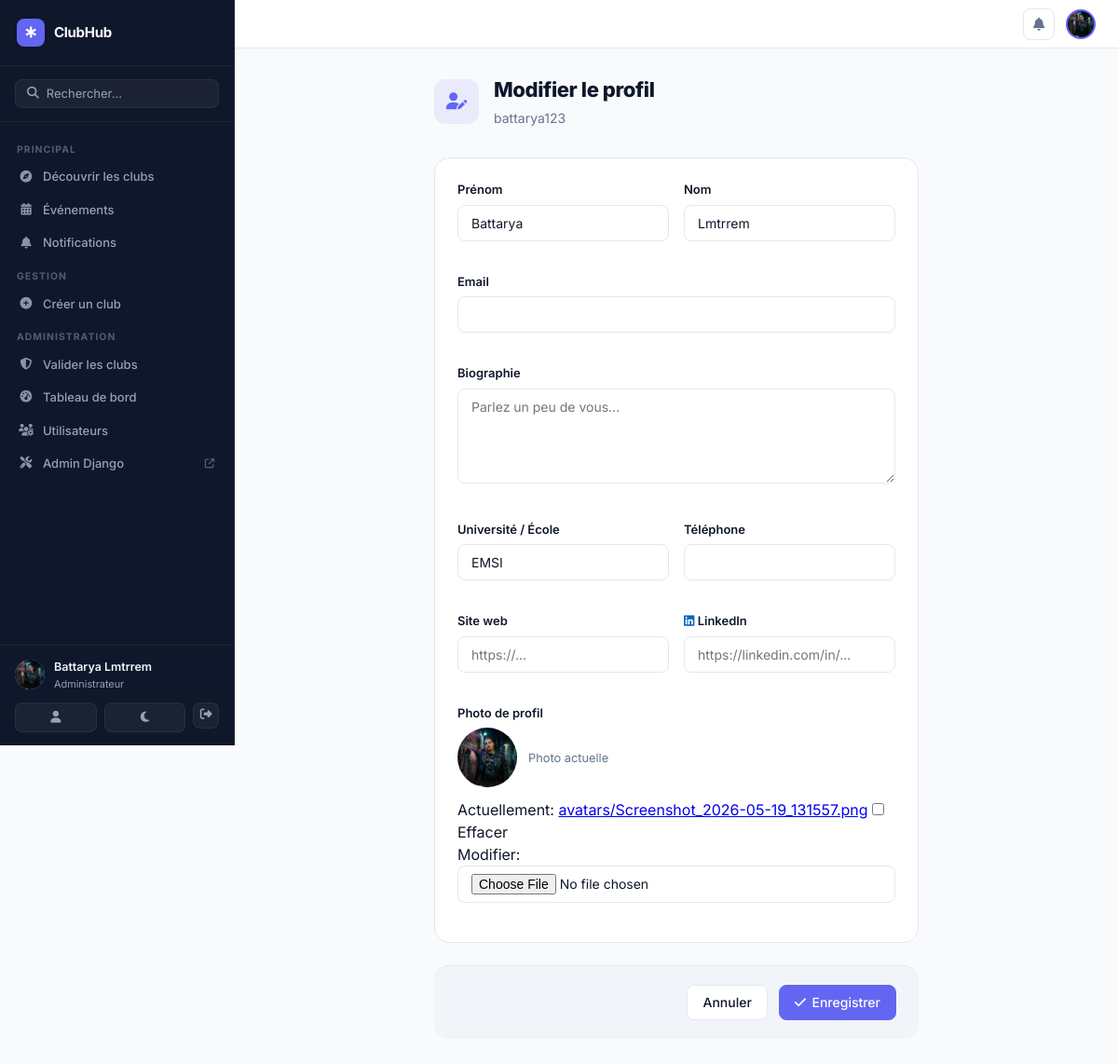
Screenshot of /profile/edit/ (signed in) with the database file from the repository.
### presences/models.py (models this page shows, shortened)
class Utilisateur(AbstractUser):
    ROLE_ADMIN = 'admin'
    ROLE_ENSEIGNANT = 'enseignant'
    ROLE_ETUDIANT = 'etudiant'
    ROLE_CLUB_MANAGER = 'club_manager'
    ROLE_CHOICES = (
        ('admin', 'Administrateur'),
        ('enseignant', 'Enseignant'),
        ('etudiant', 'Étudiant'),
        ('club_manager', 'Responsable de Club'),
    )
    role = models.CharField(max_length=20, choices=ROLE_CHOICES, default='etudiant')
    cne = models.CharField(max_length=20, blank=True, null=True)
    filiere = models.CharField(max_length=50, blank=True, null=True)
    bio = models.TextField(blank=True, default='')
    avatar = models.ImageField(upload_to='avatars/', null=True, blank=True)
    phone = models.CharField(max_length=20, blank=True, default='')
    university = models.CharField(max_length=200, blank=True, default='EMSI')
    website = models.URLField(blank=True, default='')
    linkedin = models.URLField(blank=True, default='')
    @property
    def is_platform_admin(self):
        return self.role == self.ROLE_ADMIN

### presences/views.py (the view)
# urls.py: path('profile/edit/', pres_views.profile_edit, name='profile_edit'),
@login_required
def profile_edit(request):
    if request.method == 'POST':
        form = ProfileEditForm(request.POST, request.FILES, instance=request.user)
        if form.is_valid():
            form.save()
            messages.success(request, 'Profil mis à jour avec succès.')
            return redirect('profile')
    else:
        form = ProfileEditForm(instance=request.user)
    return render(request, 'accounts/edit_profile.html', {'form': form})

### presences/views.py
class ProfileEditForm(django_forms.ModelForm):
    class Meta:
        model = Utilisateur
        fields = ['first_name', 'last_name', 'email', 'bio', 'avatar',
                  'phone', 'university', 'website', 'linkedin']
        widgets = {
            'bio': django_forms.Textarea(attrs={'rows': 3}),
        }
    def __init__(self, *args, **kwargs):
        super().__init__(*args, **kwargs)
        for field in self.fields.values():
            if not isinstance(field.widget, django_forms.FileInput):
                field.widget.attrs.setdefault('class', 'form-control')

### notifications/context_processors.py (called while the page is built)
def notifications_context(request):
    ctx = {'unread_notif_count': 0, 'pending_clubs_count': 0}
    if request.user.is_authenticated:
        ctx['unread_notif_count'] = request.user.notifications.filter(is_read=False).count()
        if getattr(request.user, 'is_platform_admin', False):
            from clubs.models import Club
            ctx['pending_clubs_count'] = Club.objects.filter(status='pending').count()
    return ctx

### templates/accounts/edit_profile.html (shortened to what this page needs)
{% extends 'base.html' %}
{% load widget_tweaks %}
{% block content %}
<div class="form-page form-page--narrow">
  <div class="form-page-header">
    <div class="form-page-icon"><i class="fa-solid fa-user-pen"></i></div>
    <div>
      <h1 class="form-page-title">Modifier le profil</h1>
      <p class="form-page-subtitle">{{ user.username }}</p>
    </div>
  </div>
  <form method="post" enctype="multipart/form-data" class="form-sections">
    <div class="form-section">
      <div class="form-section-body">
        <div class="form-row">
          <div class="form-group">
            <label class="form-label">Prénom</label>
            {% render_field form.first_name class="form-control" %}
          </div>
          <div class="form-group">
            <label class="form-label">Nom</label>
            {% render_field form.last_name class="form-control" %}
          </div>
        </div>
        <div class="form-group">
          <label class="form-label">Email</label>
          {% render_field form.email class="form-control" %}
        </div>
        <div class="form-group">
          <label class="form-label">Biographie</label>
          {% render_field form.bio class="form-control" rows="4" placeholder="Parlez un peu de vous..." %}
        </div>
        <div class="form-row">
          <div class="form-group">
            <label class="form-label">Université / École</label>
            {% render_field form.university class="form-control" %}
          </div>
          <div class="form-group">
            <label class="form-label">Téléphone</label>
            {% render_field form.phone class="form-control" %}
          </div>
        </div>
        <div class="form-row">
          <div class="form-group">
            <label class="form-label">Site web</label>
            {% render_field form.website class="form-control" placeholder="https://..." %}
          </div>
          <div class="form-group">
            <label class="form-label"><i class="fa-brands fa-linkedin" style="color:#0A66C2"></i> LinkedIn</label>
            {% render_field form.linkedin class="form-control" placeholder="https://linkedin.com/in/..." %}
          </div>
        </div>
        <div class="form-group">
          <label class="form-label">Photo de profil</label>
          {% if user.avatar %}
          <div class="current-media">
            <img src="{{ user.avatar.url }}" alt="" style="width:64px;height:64px;border-radius:50%;object-fit:cover">
            <span class="current-media-label">Photo actuelle</span>
          </div>
          {% endif %}
          {% render_field form.avatar class="form-control" %}
        </div>
      </div>
    </div>
    <div class="form-submit">
      <a href="{% url 'profile' %}" class="btn btn-secondary">Annuler</a>
      <button type="submit" class="btn btn-primary">
        <i class="fa-solid fa-check"></i> Enregistrer
      </button>
    </div>
  </form>
</div>
{% endblock %}

### templates/base.html (shortened to what this page needs)
{% load static %}
<!DOCTYPE html>
<html lang="fr">
<head>
  <link rel="stylesheet" href="https://cdnjs.cloudflare.com/ajax/libs/font-awesome/6.5.0/css/all.min.css">
  <link rel="stylesheet" href="{% static 'css/style.css' %}">
  <link rel="stylesheet" href="{% static 'css/clubs.css' %}">
</head>
<body class="{% block body_class %}{% endblock %}">
{% if user.is_authenticated %}
<aside class="sidebar" id="sidebar">
  <div class="sidebar-brand">
    <a href="{% url 'club_list' %}" class="brand-link">
      <div class="brand-icon"><i class="fa-solid fa-star-of-life"></i></div>
      <span class="brand-name">ClubHub</span>
    </a>
  </div>
  <div class="sidebar-search">
    <form action="{% url 'club_list' %}" method="get">
      <div class="search-input-wrap">
        <i class="fa-solid fa-magnifying-glass"></i>
        <input type="text" name="q" placeholder="Rechercher..." class="sidebar-search-input">
      </div>
    </form>
  </div>
  <nav class="sidebar-nav">
    <div class="sidebar-section-label">Principal</div>
    <a href="{% url 'club_list' %}"
       class="sidebar-link {% if request.resolver_match.url_name == 'club_list' %}active{% endif %}">
      <i class="fa-solid fa-compass"></i>
      <span>Découvrir les clubs</span>
    </a>
    <a href="{% url 'event_list' %}"
       class="sidebar-link {% if 'event' in request.resolver_match.url_name %}active{% endif %}">
      <i class="fa-solid fa-calendar-days"></i>
      <span>Événements</span>
    </a>
    <a href="{% url 'notification_list' %}"
       class="sidebar-link {% if request.resolver_match.url_name == 'notification_list' %}active{% endif %}">
      <i class="fa-solid fa-bell"></i>
      <span>Notifications</span>
    </a>
    {% if user.role == 'admin' or user.role == 'club_manager' %}
    <div class="sidebar-section-label">Gestion</div>
    <a href="{% url 'club_create' %}"
       class="sidebar-link {% if request.resolver_match.url_name == 'club_create' %}active{% endif %}">
      <i class="fa-solid fa-plus-circle"></i>
      <span>Créer un club</span>
    </a>
    {% endif %}
    {% if user.role == 'admin' %}
    <div class="sidebar-section-label">Administration</div>
    <a href="{% url 'admin_clubs' %}"
       class="sidebar-link {% if 'admin_club' in request.resolver_match.url_name %}active{% endif %}">
      <i class="fa-solid fa-shield-halved"></i>
      <span>Valider les clubs</span>
    </a>
    <a href="{% url 'dashboard_admin' %}"
       class="sidebar-link {% if 'dashboard_admin' in request.resolver_match.url_name %}active{% endif %}">
      <i class="fa-solid fa-gauge-high"></i>
      <span>Tableau de bord</span>
    </a>
    <a href="{% url 'admin_users' %}" class="sidebar-link">
      <i class="fa-solid fa-users-gear"></i>
      <span>Utilisateurs</span>
    </a>
    <a href="/admin/" class="sidebar-link" target="_blank">
      <i class="fa-solid fa-screwdriver-wrench"></i>
      <span>Admin Django</span>
      <i class="fa-solid fa-arrow-up-right-from-square" style="font-size:.65rem;margin-left:auto;opacity:.5"></i>
    </a>
    {% endif %}
  </nav>
  <div class="sidebar-footer">
    <div class="sidebar-user">
      <div class="user-avatar-sm">
        {% if user.avatar %}
          <img src="{{ user.avatar.url }}" alt="" style="width:100%;height:100%;object-fit:cover;border-radius:50%;">
        {% else %}
          {{ user.get_initials }}
        {% endif %}
      </div>
      <div class="user-meta">
        <div class="user-name-sm">{{ user.get_full_name|default:user.username }}</div>
        <div class="user-role-sm">{{ user.get_role_display }}</div>
      </div>
    </div>
    <div class="sidebar-footer-actions">
      <a href="{% url 'profile' %}" class="sidebar-action-btn" title="Profil">
        <i class="fa-solid fa-user"></i>
      </a>
      <button class="sidebar-action-btn theme-toggle" id="themeToggle" title="Changer le thème">
        <i class="fa-solid fa-moon" id="themeIcon"></i>
      </button>
      <form method="post" action="{% url 'logout' %}" style="display:inline">
        <button type="submit" class="sidebar-action-btn sidebar-action-btn--danger" title="Déconnexion">
          <i class="fa-solid fa-right-from-bracket"></i>
        </button>
      </form>
    </div>
  </div>
</aside>
<div class="main-area">
  <header class="topbar">
    <div class="topbar-actions">
      <a href="{% url 'notification_list' %}" class="topbar-icon-btn" id="notif-btn">
        <i class="fa-solid fa-bell"></i>
      </a>
      <a href="{% url 'profile' %}" class="topbar-avatar">
        {% if user.avatar %}
          <img src="{{ user.avatar.url }}" alt="">
        {% else %}
          {{ user.get_initials }}
        {% endif %}
      </a>
    </div>
  </header>
  <main class="page-content">
    {% block content %}{% endblock %}
  </main>
</div>
{% else %}
<div class="public-layout">
  {% block public_content %}{% endblock %}
</div>
{% endif %}
</body>
</html>

### static/css/style.css (style rules this page uses)
:root { --primary: #2563EB; --primary-dark: #1D4ED8; --primary-light: #EFF6FF; --sidebar-bg: #1E293B; --sidebar-border: #334155; --sidebar-text: #94A3B8; --sidebar-text-active: #F8FAFC; --bg: #F1F5F9; --surface: #FFFFFF; --surface-secondary: #F8FAFC; --border: #E2E8F0; --text: #0F172A; --text-muted: #64748B; --text-light: #94A3B8; --danger: #DC2626; --danger-light: #FEF2F2; --success: #16A34A; --success-light: #F0FDF4; --warning: #D97706; --warning-light: #FFFBEB; --shadow-sm: 0 1px 2px 0 rgba(0, 0, 0, 0.05); --shadow: 0 1px 3px 0 rgba(0, 0, 0, 0.1), 0 1px 2px -1px rgba(0, 0, 0, 0.1); --shadow-md: 0 4px 6px -1px rgba(0, 0, 0, 0.1), 0 2px 4px -2px rgba(0, 0, 0, 0.1); --radius: 0.5rem; --radius-lg: 0.75rem; --sidebar-width: 240px; }
*, *::before, *::after { box-sizing: border-box; margin: 0; padding: 0; }
html { font-size: 16px; }
body { font-family: 'Inter', system-ui, -apple-system, sans-serif; color: var(--text); background: var(--bg); line-height: 1.5; -webkit-font-smoothing: antialiased; transition: background-color .2s ease, color .2s ease; }
.sidebar { width: var(--sidebar-width); background: var(--sidebar-bg); display: flex; flex-direction: column; flex-shrink: 0; position: fixed; top: 0; left: 0; height: 100vh; overflow-y: auto; z-index: 100; }
.sidebar-brand { padding: 1.375rem 1.25rem; font-size: 1rem; font-weight: 700; color: #F8FAFC; border-bottom: 1px solid var(--sidebar-border); letter-spacing: -0.3px; }
.sidebar-link { display: flex; align-items: center; gap: 0.625rem; padding: 0.5625rem 1.25rem; text-decoration: none; color: var(--sidebar-text); font-size: 0.875rem; font-weight: 500; transition: background 0.15s, color 0.15s; border-left: 2px solid transparent; }
.sidebar-link i { width: 16px; font-size: 0.85rem; text-align: center; opacity: 0.85; }
.sidebar-footer { padding: 1rem 1.25rem; border-top: 1px solid var(--sidebar-border); }
.sidebar-user { display: flex; align-items: center; gap: 0.625rem; margin-bottom: 0.875rem; }
.main-area { margin-left: var(--sidebar-width); flex: 1; display: flex; flex-direction: column; min-height: 100vh; }
.btn { display: inline-flex; align-items: center; gap: 0.375rem; padding: 0.5rem 1rem; border-radius: var(--radius); border: 1px solid transparent; font-size: 0.875rem; font-weight: 500; cursor: pointer; text-decoration: none; transition: all 0.15s; white-space: nowrap; line-height: 1.4; font-family: inherit; }
.btn-primary { background: var(--primary); color: white; border-color: var(--primary); }
.btn-secondary { background: var(--surface); color: var(--text); border-color: var(--border); }
.form-group { margin-bottom: 1.125rem; }
.form-label { display: block; font-size: 0.875rem; font-weight: 500; color: var(--text); margin-bottom: 0.375rem; }
.form-control { width: 100%; padding: 0.5rem 0.75rem; border: 1px solid var(--border); border-radius: var(--radius); font-size: 0.9rem; color: var(--text); background: var(--surface); transition: border-color 0.15s, box-shadow 0.15s, background-color 0.2s, color 0.2s; line-height: 1.5; font-family: inherit; appearance: auto; }

### rows the page displays
Utilisateur: avatar (picture), get_full_name "Battarya Lmtrrem", role "Administrateur", username "battarya123", first_name "Battarya", last_name "Lmtrrem", university "EMSI"
